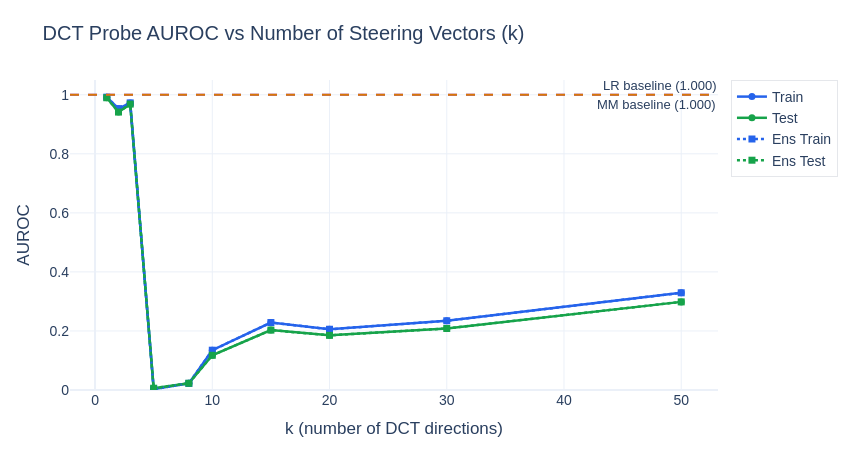

Here is the notebook cell this chart was saved with:
### Code cell
from sklearn.metrics import roc_auc_score
from jaxtyping import Float
from torch import Tensor
import torch as t
import pandas as pd
import plotly.graph_objects as go
import numpy as np

class DCTProbe(t.nn.Module):
    def __init__(self, direction: Float[Tensor, " d_model"]):
        super().__init__()
        self.direction = t.nn.Parameter(direction, requires_grad=False)

    def forward(self, x: Float[Tensor, "n d_model"]) -> Float[Tensor, " n"]:
        return x @ self.direction

    @staticmethod
    def from_data(
        V: Float[Tensor, "d_model num_factors"],
        top_indices: list[int],
        device: str = "cpu",
    ) -> "DCTProbe":
        top_vectors = V[:, top_indices].to(dtype=t.float32)
        direction = top_vectors.mean(dim=1)
        direction = direction / direction.norm()
        return DCTProbe(direction).to(device)

class EnsembleDCTProbe(t.nn.Module):
    def __init__(self, directions: Float[Tensor, "d_model k"]):
        super().__init__()
        self.directions = t.nn.Parameter(directions, requires_grad=False)

    def forward(self, x: Float[Tensor, "n d_model"]) -> Float[Tensor, "n k"]:
        return x @ self.directions

    def ensemble_score(self, x: Float[Tensor, "n d_model"]) -> Float[Tensor, " n"]:
        return self.forward(x).mean(dim=1)

    @staticmethod
    def from_data(
        V: Float[Tensor, "d_model num_factors"],
        top_indices: list[int],
        device: str = "cpu",
    ) -> "EnsembleDCTProbe":
        top_vectors = V[:, top_indices].to(dtype=t.float32)
        directions = top_vectors / top_vectors.norm(dim=0, keepdim=True)
        return EnsembleDCTProbe(directions).to(device)

def k_sweep_auroc(
    train_acts: Float[Tensor, "n d_model"],
    train_labels: Float[Tensor, " n"],
    test_acts: Float[Tensor, "n d_model"],
    test_labels: Float[Tensor, " n"],
    V: Float[Tensor, "d_model num_factors"],
    mean_deltas: pd.Series,
    k_values: list[int],
) -> dict[str, list[float]]:
    train_aurocs = []
    test_aurocs = []
    ens_train_aurocs = []
    ens_test_aurocs = []

    y_train = train_labels.cpu().numpy()
    y_test = test_labels.cpu().numpy()

    for k in k_values:
        top_indices = mean_deltas.nlargest(k).index.tolist()
        
        probe = DCTProbe.from_data(V=V, top_indices=top_indices)

        train_scores = probe(train_acts).detach().cpu().numpy()
        test_scores = probe(test_acts).detach().cpu().numpy()

        train_aurocs.append(roc_auc_score(y_train, train_scores))
        test_aurocs.append(roc_auc_score(y_test, test_scores))

        ens_probe = EnsembleDCTProbe.from_data(V=V, top_indices=top_indices)

        ens_train_scores = ens_probe.ensemble_score(train_acts).detach().cpu().numpy()
        ens_test_scores = ens_probe.ensemble_score(test_acts).detach().cpu().numpy()

        ens_train_aurocs.append(roc_auc_score(y_train, ens_train_scores))
        ens_test_aurocs.append(roc_auc_score(y_test, ens_test_scores))

    return {
        "train_auroc": train_aurocs, 
        "test_auroc": test_aurocs,
        "ens_train_auroc": ens_train_aurocs,
        "ens_test_auroc": ens_test_aurocs
    }

k_values = [1, 2, 3, 5, 8, 10, 15, 20, 30, 50]
k_values = [k for k in k_values if k <= V.shape[1]]

sweep_results = k_sweep_auroc(
    train_acts["cities"], train_labels["cities"],
    test_acts["cities"], test_labels["cities"],
    V, mean_deltas, k_values,
)

sweep_df = pd.DataFrame({
    "k": k_values,
    "Train AUROC": [f"{a:.3f}" for a in sweep_results["train_auroc"]],
    "Test AUROC": [f"{a:.3f}" for a in sweep_results["test_auroc"]],
    "Ens Train AUROC": [f"{a:.3f}" for a in sweep_results["ens_train_auroc"]],
    "Ens Test AUROC": [f"{a:.3f}" for a in sweep_results["ens_test_auroc"]],
})
display(sweep_df)

fig = go.Figure()

fig.add_trace(go.Scatter(
    x=k_values, y=sweep_results["train_auroc"],
    mode="lines+markers", name="Train",
    line=dict(color=PLOT_COLORS["train"], width=2.5),
    marker=dict(size=7),
))
fig.add_trace(go.Scatter(
    x=k_values, y=sweep_results["test_auroc"],
    mode="lines+markers", name="Test",
    line=dict(color=PLOT_COLORS["test"], width=2.5),
    marker=dict(size=7),
))

fig.add_trace(go.Scatter(
    x=k_values, y=sweep_results["ens_train_auroc"],
    mode="lines+markers", name="Ens Train",
    line=dict(color=PLOT_COLORS["train"], width=2.5, dash="dot"),
    marker=dict(size=7, symbol="square"),
))
fig.add_trace(go.Scatter(
    x=k_values, y=sweep_results["ens_test_auroc"],
    mode="lines+markers", name="Ens Test",
    line=dict(color=PLOT_COLORS["test"], width=2.5, dash="dot"),
    marker=dict(size=7, symbol="square"),
))

y_test_cities = test_labels["cities"].cpu().numpy()

mm_test_scores = mm_probe(test_acts["cities"]).detach().cpu().numpy()
lr_test_scores = lr_probe(test_acts["cities"]).detach().cpu().numpy()

mm_test_auroc = roc_auc_score(y_test_cities, mm_test_scores)
lr_test_auroc = roc_auc_score(y_test_cities, lr_test_scores)

fig.add_hline(y=mm_test_auroc, line_dash="dash", line_color=PLOT_COLORS["mm"],
              annotation_text=f"MM baseline ({mm_test_auroc:.3f})", 
              annotation_font_size=13,
              annotation_position="bottom right")
fig.add_hline(y=lr_test_auroc, line_dash="dash", line_color=PLOT_COLORS["lr"],
              annotation_text=f"LR baseline ({lr_test_auroc:.3f})", 
              annotation_font_size=13,
              annotation_position="top right")

fig.update_layout(
    **PLOT_BASE,
    title="DCT Probe AUROC vs Number of Steering Vectors (k)",
    xaxis_title="k (number of DCT directions)",
    yaxis_title="AUROC",
    yaxis_range=[0, 1.05],
    height=450,
    width=850,
)
fig.show()

best_k = k_values[int(np.argmax(sweep_results["test_auroc"]))]
best_k_ens = k_values[int(np.argmax(sweep_results["ens_test_auroc"]))]

print(f"\nBest k (Avg) by test AUROC: {best_k} ({max(sweep_results['test_auroc']):.3f})")
print(f"Best k (Ens) by test AUROC: {best_k_ens} ({max(sweep_results['ens_test_auroc']):.3f})")
print(f"MM baseline test AUROC: {mm_test_auroc:.3f}")
print(f"LR baseline test AUROC: {lr_test_auroc:.3f}")

### Figure 1 — Plotly figure (JSON) as saved in the notebook; plotly's stock layout.template omitted (floating-point values rounded to 4 significant figures)
{"data": [{"line": {"color": "#2563EB", "width": 2.5}, "marker": {"size": 7}, "mode": "lines+markers", "name": "Train", "type": "scatter", "x": [1, 2, 3, 5, 8, 10, 15, 20, 30, 50], "y": [0.9919, 0.953, 0.9725, 0.002978, 0.02246, 0.1348, 0.2285, 0.2057, 0.2344, 0.3292]}, {"line": {"color": "#16A34A", "width": 2.5}, "marker": {"size": 7}, "mode": "lines+markers", "name": "Test", "type": "scatter", "x": [1, 2, 3, 5, 8, 10, 15, 20, 30, 50], "y": [0.9899, 0.9414, 0.9684, 0.006047, 0.02281, 0.1176, 0.2029, 0.1851, 0.2084, 0.2985]}, {"line": {"color": "#2563EB", "dash": "dot", "width": 2.5}, "marker": {"size": 7, "symbol": "square"}, "mode": "lines+markers", "name": "Ens Train", "type": "scatter", "x": [1, 2, 3, 5, 8, 10, 15, 20, 30, 50], "y": [0.9919, 0.953, 0.9725, 0.002978, 0.02246, 0.1348, 0.2285, 0.2057, 0.2344, 0.3292]}, {"line": {"color": "#16A34A", "dash": "dot", "width": 2.5}, "marker": {"size": 7, "symbol": "square"}, "mode": "lines+markers", "name": "Ens Test", "type": "scatter", "x": [1, 2, 3, 5, 8, 10, 15, 20, 30, 50], "y": [0.9899, 0.9414, 0.9684, 0.006047, 0.02281, 0.1176, 0.2029, 0.1851, 0.2084, 0.2985]}], "layout": {"annotations": [{"font": {"size": 13}, "showarrow": false, "text": "MM baseline (1.000)", "x": 1, "xanchor": "right", "xref": "x domain", "y": 1, "yanchor": "top", "yref": "y"}, {"font": {"size": 13}, "showarrow": false, "text": "LR baseline (1.000)", "x": 1, "xanchor": "right", "xref": "x domain", "y": 1, "yanchor": "bottom", "yref": "y"}], "font": {"family": "Arial, sans-serif", "size": 14}, "height": 450, "legend": {"bgcolor": "rgba(255,255,255,0.8)", "bordercolor": "#E5E7EB", "borderwidth": 1}, "margin": {"b": 60, "l": 70, "r": 40, "t": 80}, "shapes": [{"line": {"color": "#7C3AED", "dash": "dash"}, "type": "line", "x0": 0, "x1": 1, "xref": "x domain", "y0": 1, "y1": 1, "yref": "y"}, {"line": {"color": "#D97706", "dash": "dash"}, "type": "line", "x0": 0, "x1": 1, "xref": "x domain", "y0": 1, "y1": 1, "yref": "y"}], "title": {"text": "DCT Probe AUROC vs Number of Steering Vectors (k)"}, "width": 850, "xaxis": {"title": {"text": "k (number of DCT directions)"}}, "yaxis": {"range": [0, 1.05], "title": {"text": "AUROC"}}}}
